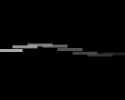
Frame 1 (no input)
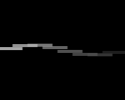
Frame 60 (the mouse pressed at the canvas centre just before this capture)
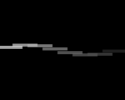
Frame 120 (the mouse held since frame 60 and released just before this capture)

The Processing sketch that drew these frames (run headless with seeded random() and noise(); from frame 60 on, the mouse is pressed at the canvas centre):

// Processing sketch: processing_90630
// ── processing_90630.pde

float angle = 0.0;
float speed = 0.1;
void setup() {
size(125, 100);
noStroke();
smooth();
}

void draw() {
background(0);
angle = angle + speed;
rectMode(CENTER);
fill(250, 170);
rect(10, 50 + (sin(angle + TWO_PI) * 5), 25, 3);
fill(220, 170);
rect(25, 50 + (sin(angle + QUARTER_PI + HALF_PI + PI) * 5), 25, 3);
fill(180, 170);
rect(40, 50 + (sin(angle + HALF_PI + PI) * 5), 25, 3);
fill(150, 170);
rect(55, 50 + (sin(angle + QUARTER_PI + PI) * 5), 25, 3);
fill(120, 170);
rect(70, 50 + (sin(angle + PI) * 5), 25, 3);
fill(100, 170);
rect(85, 50 + (sin(angle + HALF_PI + QUARTER_PI) * 5), 25, 3);
fill(80, 170);
rect(100, 50 + (sin(angle + HALF_PI) * 5), 25, 3);
fill(45, 170);
rect(115, 50 + (sin(angle + QUARTER_PI) * 5), 25, 3);
}
